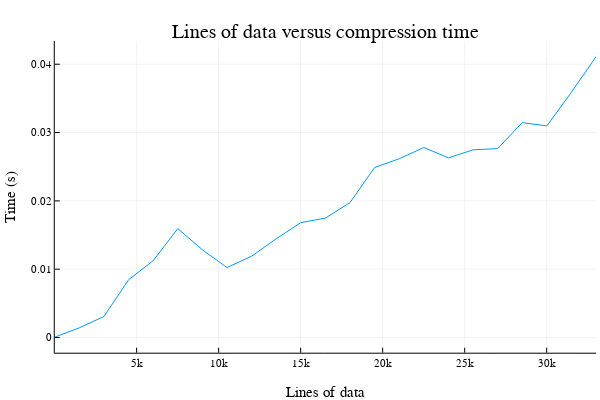

The cell this chart's notebook holds for it:
### Code cell
fig1 = plot(df."Lines of Data", df."Compress Time (s)");
xlabel!("Lines of data");
ylabel!("Time (s)")
title!("Lines of data versus compression time")
display(fig1);

### Figure 1 — Plotly figure (JSON) as saved in the notebook; plotly's stock layout.template omitted (floating-point values rounded to 4 significant figures)
{"data": [{"colorbar": {"title": ""}, "legendgroup": "", "line": {"color": "rgba(0, 154, 250, 1.000)", "dash": "solid", "shape": "linear", "width": 1}, "mode": "lines", "name": "", "showlegend": false, "type": "scatter", "x": [10, 1510, 3010, 4510, 6010, 7510, 9010, 10510, 12010, 13510, 15010, 16510, 18010, 19510, 21010, 22510, 24010, 25510, 27010, 28510, 30010, 31510, 33010], "xaxis": "x", "y": [5.698e-05, 0.001422, 0.003082, 0.008454, 0.01124, 0.01594, 0.01284, 0.01024, 0.0119, 0.01445, 0.01682, 0.01748, 0.01975, 0.02488, 0.02617, 0.02781, 0.02629, 0.02747, 0.02766, 0.03145, 0.03097, 0.03591, 0.04111], "yaxis": "y", "zmax": null, "zmin": null}], "layout": {"annotations": [{"font": {"color": "rgba(0, 0, 0, 1.000)", "family": "sans-serif", "size": 20}, "rotation": 0, "showarrow": false, "text": "Lines of data versus compression time", "x": 0.5424, "xanchor": "center", "xref": "paper", "y": 1, "yanchor": "top", "yref": "paper"}], "height": 400, "legend_position": {"bgcolor": "rgba(255, 255, 255, 1.000)", "bordercolor": "rgba(0, 0, 0, 1.000)", "borderwidth": 1, "font": {"color": "rgba(0, 0, 0, 1.000)", "family": "sans-serif", "size": 11}, "title": {"font": {"color": "rgba(0, 0, 0, 1.000)", "family": "sans-serif", "size": 15}, "text": ""}, "tracegroupgap": 0, "traceorder": "normal", "x": 1, "xanchor": "auto", "y": 1, "yanchor": "auto"}, "margin": {"b": 20, "l": 0, "r": 0, "t": 20}, "paper_bgcolor": "rgba(255, 255, 255, 1.000)", "plot_bgcolor": "rgba(255, 255, 255, 1.000)", "showlegend": true, "width": 600, "xaxis": {"anchor": "y", "domain": [0.09128, 0.9934], "gridcolor": "rgba(0, 0, 0, 0.100)", "gridwidth": 0.5, "linecolor": "rgba(0, 0, 0, 1.000)", "mirror": false, "showgrid": true, "showline": true, "showticklabels": true, "tickangle": 0, "tickcolor": "rgb(0, 0, 0)", "tickfont": {"color": "rgba(0, 0, 0, 1.000)", "family": "sans-serif", "size": 11}, "ticks": "inside", "title": "Lines of data", "titlefont": {"color": "rgba(0, 0, 0, 1.000)", "family": "sans-serif", "size": 15}, "type": "-", "visible": true, "zeroline": false, "zerolinecolor": "rgba(0, 0, 0, 1.000)"}, "yaxis": {"anchor": "x", "domain": [0.07581, 0.9415], "gridcolor": "rgba(0, 0, 0, 0.100)", "gridwidth": 0.5, "linecolor": "rgba(0, 0, 0, 1.000)", "mirror": false, "showgrid": true, "showline": true, "showticklabels": true, "tickangle": 0, "tickcolor": "rgb(0, 0, 0)", "tickfont": {"color": "rgba(0, 0, 0, 1.000)", "family": "sans-serif", "size": 11}, "ticks": "inside", "title": "Time (s)", "titlefont": {"color": "rgba(0, 0, 0, 1.000)", "family": "sans-serif", "size": 15}, "type": "-", "visible": true, "zeroline": false, "zerolinecolor": "rgba(0, 0, 0, 1.000)"}}}
